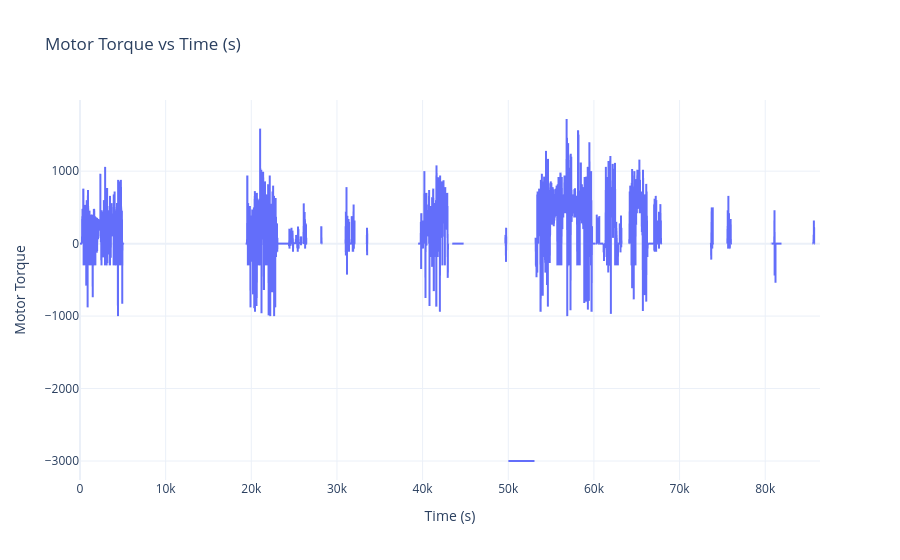

The notebook cell saved with this chart:
### Code cell
import pandas as pd
import plotly.express as px

# --------------------------------------------------
# Load Excel File
# --------------------------------------------------
file_path = r"vehicle-data-report (4).xlsx"      # Change file name here

df = pd.read_excel(file_path)

# --------------------------------------------------
# Automatically detect Time column
# --------------------------------------------------
time_candidates = [c for c in df.columns if "time" in c.lower()]

if len(time_candidates) == 0:
    raise Exception("No Time column found!")

original_time_col = time_candidates[0]

print("\nTime column detected:", original_time_col)

# --------------------------------------------------
# Convert Time column to datetime
# --------------------------------------------------
df[original_time_col] = pd.to_datetime(df[original_time_col])

# --------------------------------------------------
# Sort data by Time (Oldest -> Newest)
# --------------------------------------------------
df = df.sort_values(by=original_time_col)

# Reset row numbers
df.reset_index(drop=True, inplace=True)

# --------------------------------------------------
# Calculate elapsed time in seconds
# --------------------------------------------------
df["Time (s)"] = (
    df[original_time_col] - df[original_time_col].iloc[0]
).dt.total_seconds()

# Use elapsed seconds as X-axis
time_col = "Time (s)"

# --------------------------------------------------
# Get all Y-axis signals
# --------------------------------------------------
signals = [c for c in df.columns if c != time_col]

while True:

    print("\nAvailable Signals")
    print("-"*40)

    for i, sig in enumerate(signals, start=1):
        print(f"{i}. {sig}")

    print("0. Exit")

    try:
        choice = int(input("\nChoose Signal Number : "))

        if choice == 0:
            break

        if choice < 1 or choice > len(signals):
            print("Invalid Selection")
            continue

        y_col = signals[choice-1]

        fig = px.line(
            df,
            x=time_col,
            y=y_col,
            title=f"{y_col} vs {time_col}",
            markers=False
        )

        fig.update_layout(
            xaxis_title=time_col,
            yaxis_title=y_col,
            hovermode="x unified",
            template="plotly_white"
        )

        fig.show()

    except Exception as e:
        print(e)

### Figure 1 — Plotly figure (JSON) as saved in the notebook; plotly's stock layout.template omitted (floating-point values rounded to 4 significant figures; data arrays with more than 128 entries replaced by an {"elided": "..."} marker saying what was removed)
{"data": [{"hovertemplate": "Time (s)=%{x}<br>Motor Torque=%{y}<extra></extra>", "legendgroup": "", "line": {"color": "#636efa", "dash": "solid"}, "marker": {"symbol": "circle"}, "mode": "lines", "name": "", "showlegend": false, "type": "scattergl", "x": {"elided": "8633 float values"}, "xaxis": "x", "y": {"elided": "8633 mixed values"}, "yaxis": "y"}], "layout": {"hovermode": "x unified", "legend": {"tracegroupgap": 0}, "title": {"text": "Motor Torque vs Time (s)"}, "xaxis": {"anchor": "y", "domain": [0, 1], "title": {"text": "Time (s)"}}, "yaxis": {"anchor": "x", "domain": [0, 1], "title": {"text": "Motor Torque"}}}}
